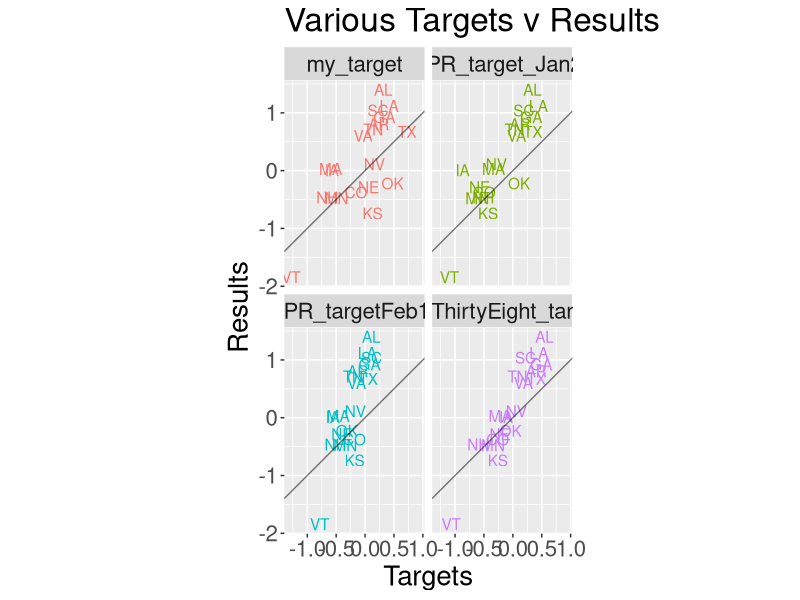
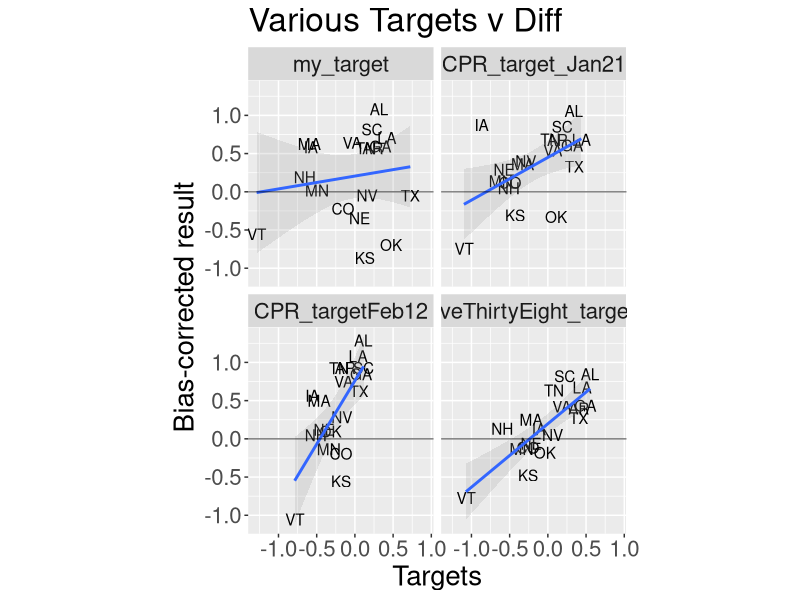

Recreate these plots in R, in order.
## ---- chunk 1
require(ggplot2)
require(dplyr)
require(reshape2)
## ---- chunk 2
targets <- read.csv("2016-dem-primary-targets-manual.csv")
results <- read.csv("2016-dem-primary.csv")

results <- mutate(results, state_abb = state.abb[match(state, state.name)]) %>%
  mutate(result = log(Clinton_popular_vote/Sanders_popular_vote)) %>%
  select(state, state_abb, result)
targets <- merge(targets, results, by.x = "state")
state_targets <- melt(targets, id.vars = c("state", "state_abb", "result"))

ggplot(state_targets, aes(x = value, y = result, color=variable) ) +
  geom_text( aes(label=state_abb) ) +
  labs(title = "Various Targets v Results", x = "Targets", y = "Results", size = "Total delegates") +
  geom_abline(intercept = 0, slope=1, alpha = 0.5) +
  theme(text = element_text(size=20)) +
  #xlim(-1.2,1.2) + ylim(-1.2,1.2) +
  coord_equal() +
  facet_wrap(~ variable) +
  theme(legend.position = "none")
## ---- chunk 3
ggplot(state_targets, aes(x = value, y = result-value) ) +
  geom_text( aes(label=state_abb) ) +
  geom_smooth(method="lm", alpha = 0.2) +
  labs(title = "Various Targets v Diff", x = "Targets", y = "Bias-corrected result") +
  geom_abline(intercept = 0, slope=0, alpha = 0.5) +
  theme(text = element_text(size=20)) +
  coord_equal() +
  facet_wrap(~ variable) +
  theme(legend.position = "none")
